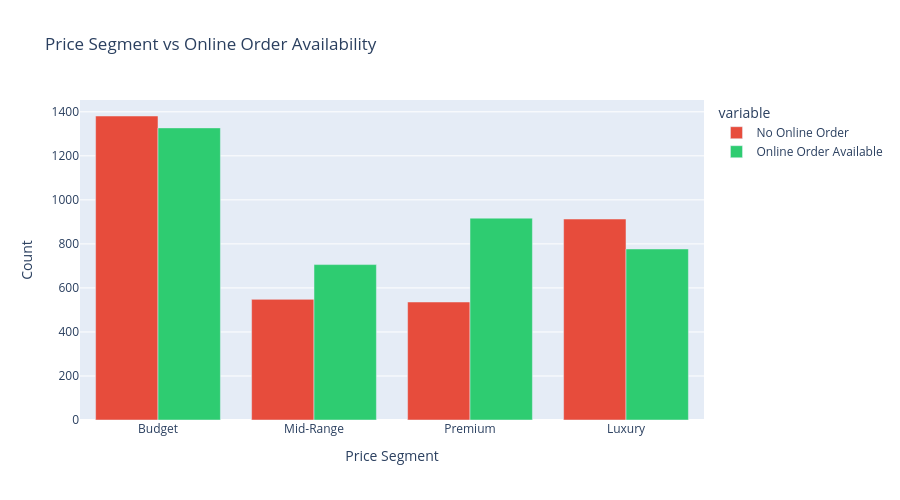

The code cell stored with this chart in its notebook:
### Code cell
# 7. Price Segment by Online Order Availability
price_online = df.groupby(['price_segment', 'has_online_order']).size().unstack(fill_value=0)
price_online.columns = ['No Online Order', 'Online Order Available']

fig = px.bar(
    price_online.reset_index(),
    x='price_segment',
    y=['No Online Order', 'Online Order Available'],
    title='Price Segment vs Online Order Availability',
    labels={'price_segment': 'Price Segment', 'value': 'Count'},
    barmode='group',
    color_discrete_sequence=['#e74c3c', '#2ecc71']
)

fig.update_layout(height=500, xaxis_title='Price Segment')
fig.show()

print("\nPrice Segment vs Online Order Availability:")
print(price_online)

### Figure 1 — Plotly figure (JSON) as saved in the notebook; plotly's stock layout.template omitted (floating-point values rounded to 4 significant figures)
{"data": [{"alignmentgroup": "True", "hovertemplate": "variable=No Online Order<br>Price Segment=%{x}<br>Count=%{y}<extra></extra>", "legendgroup": "No Online Order", "marker": {"color": "#e74c3c", "pattern": {"shape": ""}}, "name": "No Online Order", "offsetgroup": "No Online Order", "orientation": "v", "showlegend": true, "textposition": "auto", "type": "bar", "x": ["Budget", "Mid-Range", "Premium", "Luxury"], "xaxis": "x", "y": [1381, 548, 536, 913], "yaxis": "y"}, {"alignmentgroup": "True", "hovertemplate": "variable=Online Order Available<br>Price Segment=%{x}<br>Count=%{y}<extra></extra>", "legendgroup": "Online Order Available", "marker": {"color": "#2ecc71", "pattern": {"shape": ""}}, "name": "Online Order Available", "offsetgroup": "Online Order Available", "orientation": "v", "showlegend": true, "textposition": "auto", "type": "bar", "x": ["Budget", "Mid-Range", "Premium", "Luxury"], "xaxis": "x", "y": [1327, 706, 917, 777], "yaxis": "y"}], "layout": {"barmode": "group", "height": 500, "legend": {"title": {"text": "variable"}, "tracegroupgap": 0}, "title": {"text": "Price Segment vs Online Order Availability"}, "xaxis": {"anchor": "y", "domain": [0, 1], "title": {"text": "Price Segment"}}, "yaxis": {"anchor": "x", "domain": [0, 1], "title": {"text": "Count"}}}}
